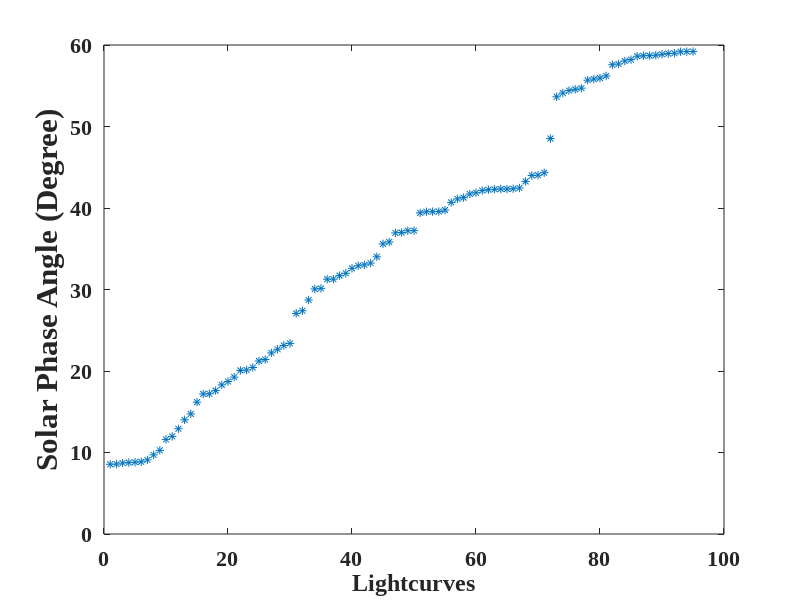

Write the MATLAB code that produced this figure.
%% @fReadData.m
%  Description:
%       Readin Observed Light Curve data, modify it for specific case
%
%  How To Use:
%   >> [LC, LCm] = fReadData;
%   
%   Edited by LUXP
%   Date: 2016-09-26
function [LC, LCm] = fReadData
LC = load('JPL_STD_Kaasalainen_433.txt');
LCm = load('JPL_STD_Kaasalainen_LCinfo_433.txt');

%%  for Test the first 10 lightcurves
%LC=LC(1:sum(LCm(1:10)),:);
%LCm=LCm(1:10);

%%  For Generate Test Light Curves
% Run: > SynLC = CalSynLC([9,1,4,8,1.5,2.5,0,0,5,0,-1,1,0.1])
% a1=9;a2=1;b1=4;b2=8;c1=1.5;c2=2.5;
% a1=2;a2=1;b1=0.9;b2=0.9;c1=0.8;c2=0.8;      %ellipsoid
% a1=4;a2=4;b1=4;b2=4;c1=4;c2=4; %sphere
% E = [3,1,0];
% E0 = [1,4,7];
% E=E/norm(E); 
% E0=E0/norm(E0); 
% Prd = 5;
% JDT = 0:0.01:2*Prd;
% JDT = JDT'/24;
% LCm = size(JDT,1);
% LC=[JDT, JDT, repmat(E0,LCm,1),repmat(E, LCm,1)];

%%  Statistcial The Solar Phase angle
Stat_SolarPhase = 1;
if Stat_SolarPhase == 1
    SolarPhase = zeros(size(LC,1),1);
    SolarPhaseStat = [];    %max, min, mean for each lightcurves
    for i = 1:size(LCm,1)
            EndInd = sum(LCm(1:i));
            Ind_LC = (EndInd - LCm(i) + 1): EndInd;
        for j = 1:LCm(i)
            Ind = EndInd - LCm(i) + j;
            SolarPhase(Ind) = acos(dot(LC(Ind, 3:5), LC(Ind,6:8))) * 180/pi;
        end
            SolarPhaseStat = [SolarPhaseStat; max(SolarPhase(Ind_LC)), min(SolarPhase(Ind_LC)), mean(SolarPhase(Ind_LC))];
    end
    fprintf(1, 'max deviation (in degree) of solar phase in Lightcurves: %f \n', max(abs(SolarPhaseStat(:,1) - SolarPhaseStat(:,2))));
    %%  plot the distribution of solar phase angle
    SA = SolarPhaseStat(:,3);   SA = sort(SA);
    figure, plot(SA,'*');
    set(gcf,'Position',[100,200,725,770]);
    xlabel('Lightcurves','fontsize',22);
    set(gca,'FontName','Times New Roman','FontSize',16,'fontweight','bold');
    ylabel('Solar Phase Angle (Degree)','fontsize',22);
end

end